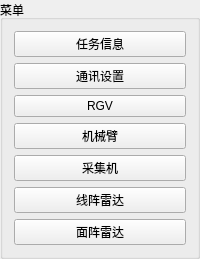
     <widget class="QGroupBox" name="groupBox_5">
      <property name="sizePolicy">
       <sizepolicy hsizetype="Maximum" vsizetype="Expanding">
        <horstretch>0</horstretch>
        <verstretch>0</verstretch>
       </sizepolicy>
      </property>
      <property name="title">
       <string>菜单</string>
      </property>
      <layout class="QGridLayout" name="gridLayout_4">
       <item row="1" column="0">
        <widget class="QPushButton" name="Show_Work_Widget">
         <property name="sizePolicy">
          <sizepolicy hsizetype="Preferred" vsizetype="Preferred">
           <horstretch>0</horstretch>
           <verstretch>0</verstretch>
          </sizepolicy>
         </property>
         <property name="text">
          <string>任务信息</string>
         </property>
        </widget>
       </item>
       <item row="8" column="0">
        <widget class="QPushButton" name="Show_Hypersen_Widget">
         <property name="sizePolicy">
          <sizepolicy hsizetype="Preferred" vsizetype="Preferred">
           <horstretch>0</horstretch>
           <verstretch>0</verstretch>
          </sizepolicy>
         </property>
         <property name="text">
          <string>面阵雷达</string>
         </property>
        </widget>
       </item>
       <item row="2" column="0">
        <widget class="QPushButton" name="Show_Setting_Widget">
         <property name="sizePolicy">
          <sizepolicy hsizetype="Preferred" vsizetype="Preferred">
           <horstretch>0</horstretch>
           <verstretch>0</verstretch>
          </sizepolicy>
         </property>
         <property name="text">
          <string>通讯设置</string>
         </property>
        </widget>
       </item>
       <item row="4" column="0">
        <widget class="QPushButton" name="Show_RGV_Remote_Widget">
         <property name="sizePolicy">
          <sizepolicy hsizetype="Preferred" vsizetype="Preferred">
           <horstretch>0</horstretch>
           <verstretch>0</verstretch>
          </sizepolicy>
         </property>
         <property name="text">
          <string>RGV</string>
         </property>
        </widget>
       </item>
       <item row="6" column="0">
        <widget class="QPushButton" name="Show_Scan_Widget">
         <property name="sizePolicy">
          <sizepolicy hsizetype="Preferred" vsizetype="Preferred">
           <horstretch>0</horstretch>
           <verstretch>0</verstretch>
          </sizepolicy>
         </property>
         <property name="text">
          <string>采集机</string>
         </property>
        </widget>
       </item>
       <item row="5" column="0">
        <widget class="QPushButton" name="Show_Jaka_120_Widget">
         <property name="sizePolicy">
          <sizepolicy hsizetype="Preferred" vsizetype="Preferred">
           <horstretch>0</horstretch>
           <verstretch>0</verstretch>
          </sizepolicy>
         </property>
         <property name="text">
          <string>机械臂</string>
         </property>
        </widget>
       </item>
       <item row="7" column="0">
        <widget class="QPushButton" name="Show_Meijidenki_Widget">
         <property name="sizePolicy">
          <sizepolicy hsizetype="Preferred" vsizetype="Preferred">
           <horstretch>0</horstretch>
           <verstretch>0</verstretch>
          </sizepolicy>
         </property>
         <property name="text">
          <string>线阵雷达</string>
         </property>
        </widget>
       </item>
      </layout>
     </widget>
